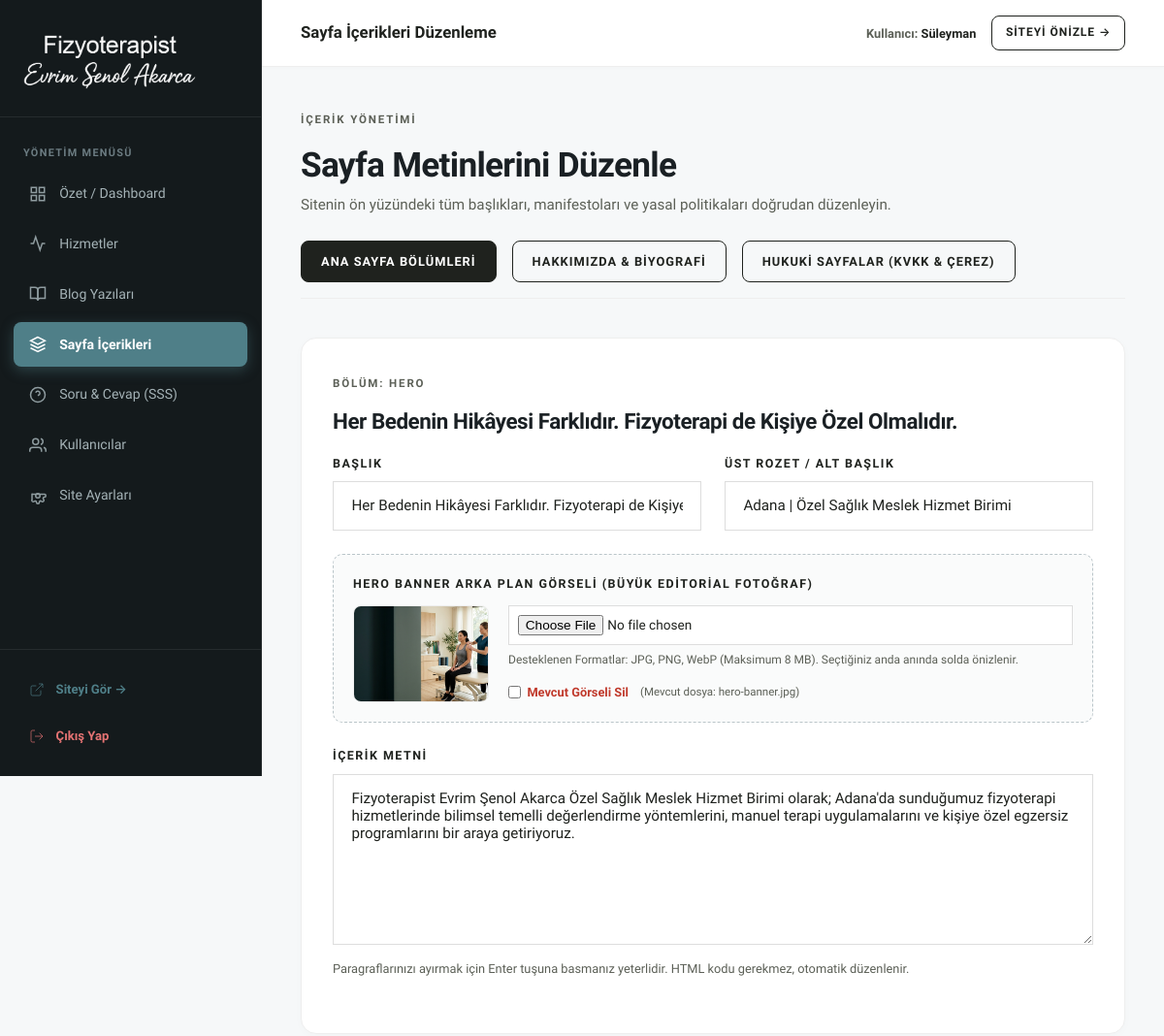
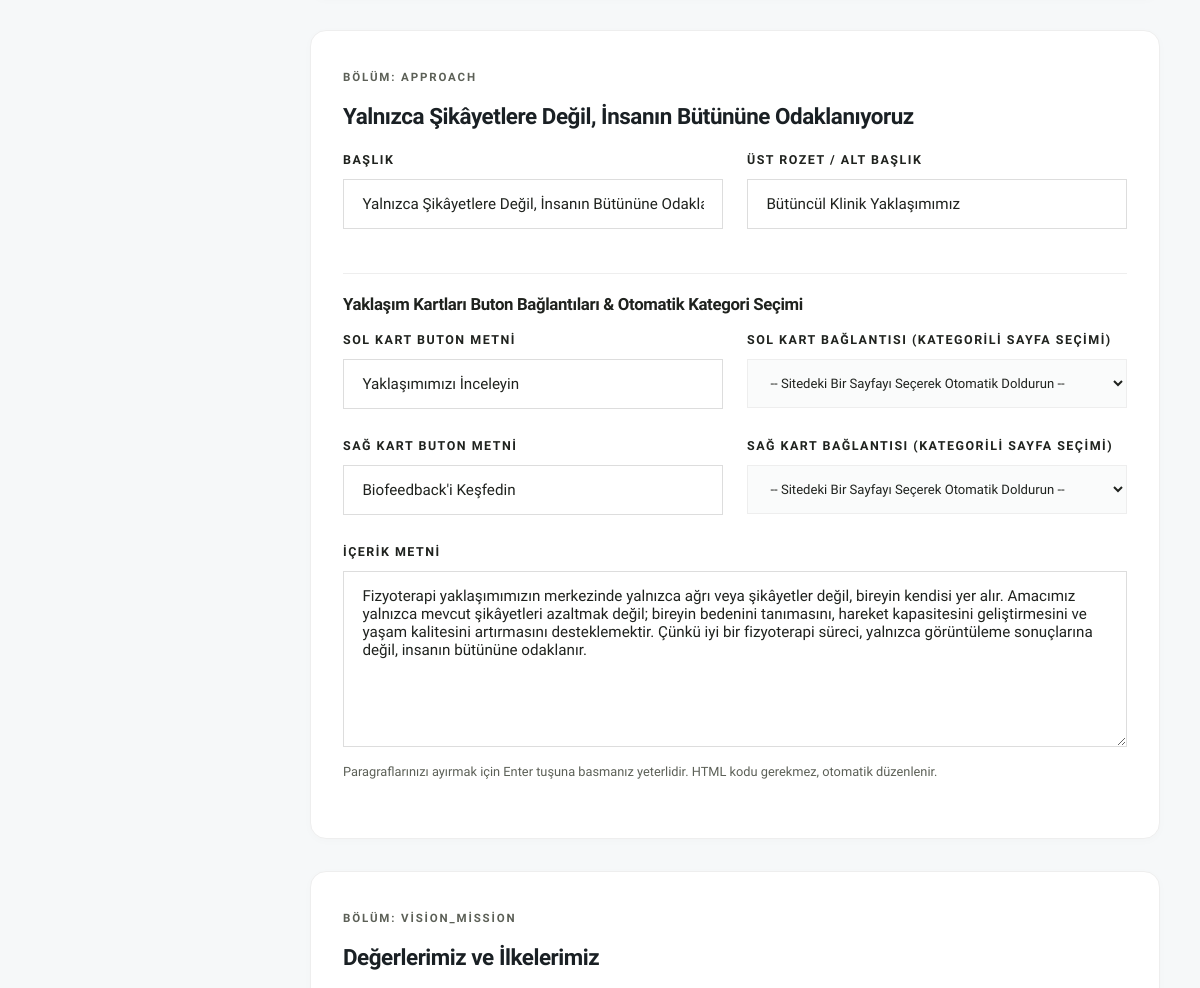
/xpanel/pages.php (signed in, upper part), run on an earlier commit of the app's database (2 pictures, top to bottom).
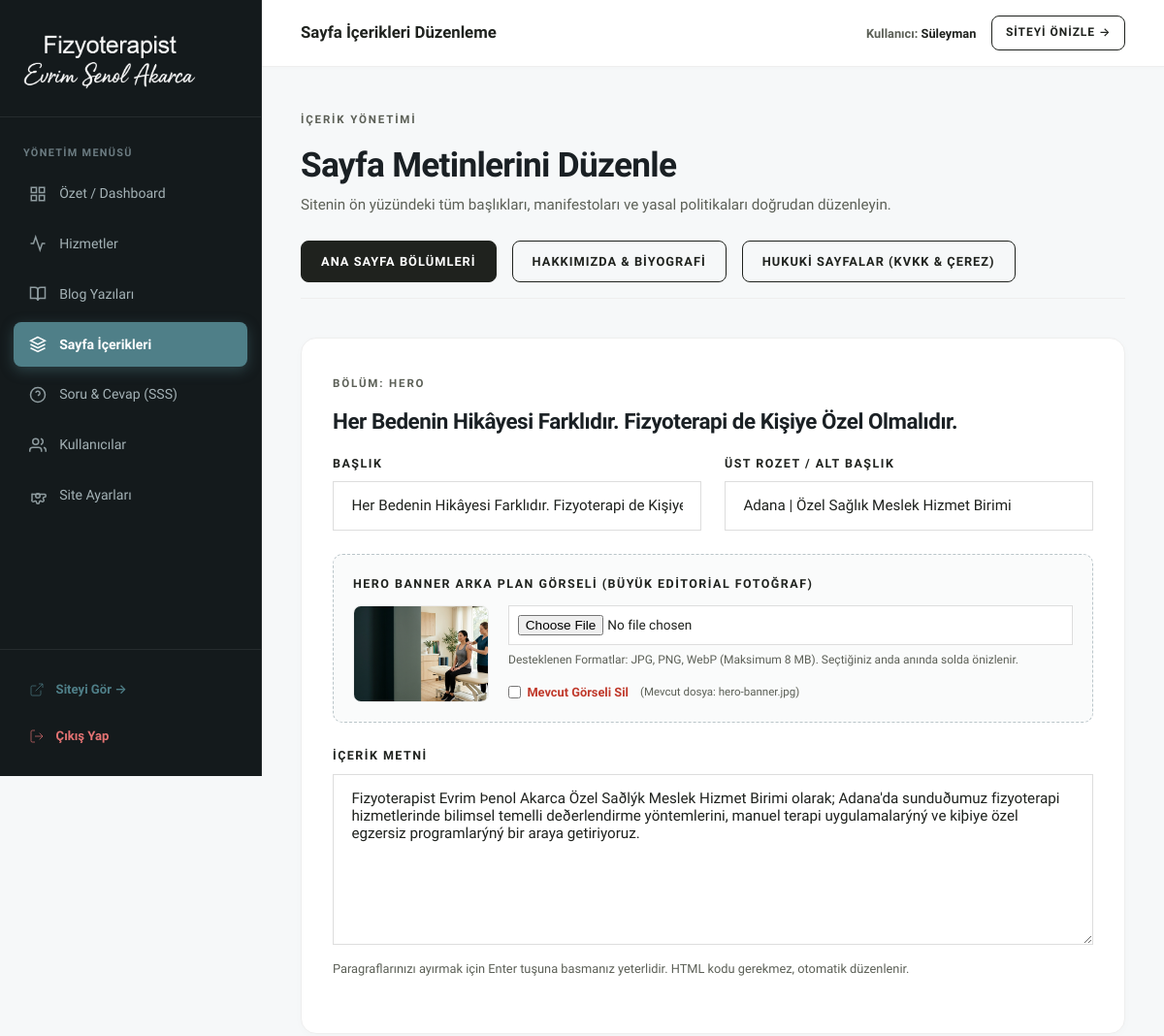
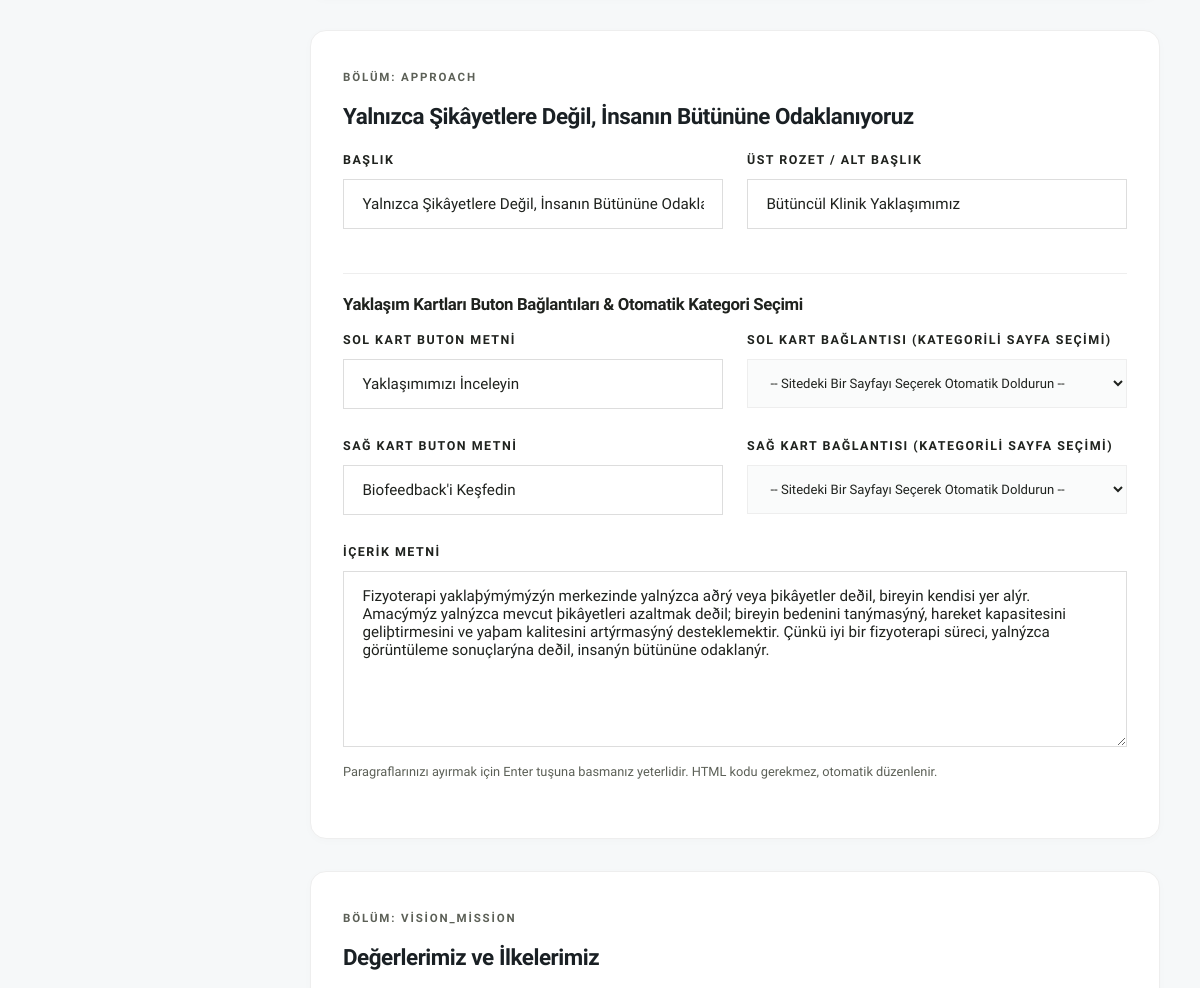
And on a later commit of the database (2 pictures, top to bottom).
### tables this page shows
CREATE TABLE `pages_content` (
  `id` int(11) NOT NULL AUTO_INCREMENT,
  `page_key` varchar(50) NOT NULL,
  `section_key` varchar(50) NOT NULL,
  `title` varchar(255) DEFAULT NULL,
  `subtitle` varchar(255) DEFAULT NULL,
  `content` longtext DEFAULT NULL,
  `extra_data` longtext DEFAULT NULL CHECK (json_valid(`extra_data`)),
  `updated_at` timestamp NOT NULL DEFAULT current_timestamp() ON UPDATE current_timestamp(),
  PRIMARY KEY (`id`),
  UNIQUE KEY `idx_page_section` (`page_key`,`section_key`)
);

### xpanel/pages.php (the view, shortened to what the rows shown need)
<?php
$db = get_db();
$selectedPage = $_GET['page'] ?? 'home';
$stmt = $db->prepare("SELECT * FROM pages_content WHERE page_key = :pk ORDER BY id ASC");
$stmt->execute([':pk' => $selectedPage]);
$pageSections = $stmt->fetchAll();
require_once __DIR__ . '/includes/header.php';
?>
<div style="margin-bottom: 2.5rem;">
    <h1 style="font-size: 2.2rem; font-weight: 700;">Sayfa Metinlerini Düzenle</h1>
</div>
<form method="POST" action="" enctype="multipart/form-data">
    <?php foreach ($pageSections as $sec):
        $extraData = !empty($sec['extra_data']) ? json_decode($sec['extra_data'], true) : [];
    ?>
    <div class="admin-card">
        <span class="badge-tag">Bölüm: <?= e($sec['section_key']) ?></span>
        <h2 style="font-size: 1.4rem; margin-bottom: 1.25rem;"><?= e($sec['title'] ?: $sec['section_key']) ?></h2>
        <div style="display: grid; grid-template-columns: 1fr 1fr; gap: 1.5rem;">
            <div class="form-group">
                <label class="form-label">Başlık</label>
                <input type="text" name="sections[<?= e($sec['section_key']) ?>][title]" class="form-control" value="<?= e($sec['title']) ?>">
            </div>
            <div class="form-group">
                <label class="form-label">Üst Rozet / Alt Başlık</label>
                <input type="text" name="sections[<?= e($sec['section_key']) ?>][subtitle]" class="form-control" value="<?= e($sec['subtitle']) ?>">
            </div>
        </div>
        <?php if ($sec['section_key'] === 'hero'): ?>
        <?= render_image_uploader('hero_image', $extraData['image_url'] ?? 'assets/img/hero-banner.jpg', 'heroBannerPreview', 'Hero Banner Arka Plan Görseli (Büyük Editorial Fotoğraf)') ?>
        <?php endif; ?>
        <?php if ($sec['section_key'] === 'approach'): ?>
        <div style="border-top: 1px solid var(--border-subtle); padding-top: 1.25rem; margin-top: 1.25rem; margin-bottom: 1.25rem;">
            <h3 style="font-size: 1.05rem; margin-bottom: 1rem; color: var(--text-dark);">Yaklaşım Kartları Buton Bağlantıları & Otomatik Kategori Seçimi</h3>
            <div style="display: grid; grid-template-columns: 1fr 1fr; gap: 1.5rem; margin-bottom: 1.25rem;">
                <div class="form-group" style="margin-bottom: 0;">
                    <label class="form-label">Sol Kart Buton Metni</label>
                    <input type="text" name="approach_btn1_text" class="form-control" value="<?= e($extraData['btn1_text'] ?? 'Yaklaşımımızı İnceleyin') ?>">
                </div>
                <div class="form-group" style="margin-bottom: 0;">
                    <label class="form-label">Sol Kart Bağlantısı (Kategorili Sayfa Seçimi)</label>
                    <?= render_page_selector_dropdown('approach_btn1_url', $extraData['btn1_url'] ?? url('hakkimizda'), 'Sol Kart Bağlantısı') ?>
                </div>
            </div>
            <div style="display: grid; grid-template-columns: 1fr 1fr; gap: 1.5rem;">
                <div class="form-group" style="margin-bottom: 0;">
                    <label class="form-label">Sağ Kart Buton Metni</label>
                    <input type="text" name="approach_btn2_text" class="form-control" value="<?= e($extraData['btn2_text'] ?? "Biofeedback'i Keşfedin") ?>">
                </div>
                <div class="form-group" style="margin-bottom: 0;">
                    <label class="form-label">Sağ Kart Bağlantısı (Kategorili Sayfa Seçimi)</label>
                    <?= render_page_selector_dropdown('approach_btn2_url', $extraData['btn2_url'] ?? url('hizmetler/pelvik-taban-fizyoterapisi'), 'Sağ Kart Bağlantısı') ?>
                </div>
            </div>
        </div>
        <?php endif; ?>
        <div class="form-group">
            <label class="form-label">İçerik Metni</label>
            <textarea name="sections[<?= e($sec['section_key']) ?>][content]" class="form-control" rows="8"><?= e(html_to_plain_text($sec['content'])) ?></textarea>
            <small style="color: var(--text-muted); font-size: 0.8rem; margin-top: 0.35rem; display: block;">
                Paragraflarınızı ayırmak için Enter tuşuna basmanız yeterlidir. HTML kodu gerekmez, otomatik düzenlenir.
            </small>
        </div>
    </div>
    <?php endforeach; ?>
</form>
<?php require_once __DIR__ . '/includes/footer.php'; ?>

### includes/functions.php (shortened to what the rows shown need)
<?php
function get_db(): PDO {
    static $pdo = null;
    if ($pdo === null) {
        $dsn = sprintf('mysql:host=%s;dbname=%s;charset=%s', DB_HOST, DB_NAME, DB_CHARSET);
        $options = [
            PDO::ATTR_ERRMODE            => PDO::ERRMODE_EXCEPTION,
            PDO::ATTR_DEFAULT_FETCH_MODE => PDO::FETCH_ASSOC,
            PDO::ATTR_EMULATE_PREPARES   => false,
            PDO::MYSQL_ATTR_INIT_COMMAND => "SET NAMES utf8mb4 COLLATE utf8mb4_unicode_ci"
        ];
        try {
            $pdo = new PDO($dsn, DB_USER, DB_PASS, $options);
        } catch (PDOException $e) {
            error_log('Veritabanı bağlantı hatası: ' . $e->getMessage());
            die('Veritabanı bağlantısı kurulamadı. Lütfen daha sonra tekrar deneyiniz.');
        }
    }
    return $pdo;
}
function e(?string $string): string {
    return htmlspecialchars((string)$string, ENT_QUOTES, 'UTF-8');
}
function get_setting(string $key, ?string $default = ''): string {
    static $settingsCache = null;
    if ($settingsCache === null) {
        try {
            $stmt = get_db()->query("SELECT key_name, key_value FROM site_settings");
            $settingsCache = $stmt->fetchAll(PDO::FETCH_KEY_PAIR);
        } catch (Exception $e) {
            $settingsCache = [];
        }
    }
    return $settingsCache[$key] ?? (string)$default;
}
function url(string $path = ''): string {
    $path = ltrim($path, '/');
    return BASE_URL . ($path ? '/' . $path : '');
}
function html_to_plain_text(?string $html): string {
    $text = preg_replace('/<\/p>\s*<p[^>]*>/i', "\n\n", $html);
    $text = preg_replace('/<\/(p|div|h[1-6]|li)>/i', "\n\n", $text);
    $text = preg_replace('/<br\s*\/?>/i', "\n", $text);
    $text = strip_tags($text);
    $text = html_entity_decode($text, ENT_QUOTES, 'UTF-8');
    return trim($text);
}
function get_categorized_site_links(): array {
    $db = get_db();
    $categories = [];
    $categories['Ana Sayfalar'] = [
        '/' => 'Ana Sayfa',
        '/hakkimizda' => 'Hakkımızda & Yaklaşımımız',
        '/hizmetlerimiz' => 'Tüm Hizmetlerimiz',
        '/blog' => 'Blog & Sağlık Rehberi',
        '/tarifler' => 'Klinik Sağlıklı Tarifler',
        '/sss' => 'Sıkça Sorulan Sorular (SSS)',
        '/iletisim' => 'İletişim & Konum'
    ];
    try {
        $services = $db->query("SELECT title, slug FROM services WHERE is_active = 1 ORDER BY display_order ASC")->fetchAll();
        if (!empty($services)) {
            $categories['Uzmanlık Alanlarımız'] = [];
            foreach ($services as $s) {
                $categories['Uzmanlık Alanlarımız']['/hizmetler/' . $s['slug']] = $s['title'];
            }
        }
    } catch (Exception $e) {}
    try {
        $posts = $db->query("SELECT title, slug FROM blog_posts WHERE is_active = 1 ORDER BY id DESC LIMIT 20")->fetchAll();
        if (!empty($posts)) {
            $categories['Blog Yazıları'] = [];
            foreach ($posts as $p) {
                $categories['Blog Yazıları']['/blog/' . $p['slug']] = $p['title'];
            }
        }
    } catch (Exception $e) {}
    $categories['Yasal & KVKK Sayfaları'] = [
        '/kvkk' => 'KVKK Aydınlatma Metni',
        '/cerez-politikasi' => 'Çerez Politikası',
        '/yasal-uyari' => 'Yasal Uyarı & Tıbbi Teşhis Reddi'
    ];
    $waRaw = get_setting('whatsapp_raw');
    $phoneRaw = get_setting('phone_raw');
    $phone = get_setting('phone');
    $categories['Hızlı İletişim Kanalları'] = [
        'https://wa.me/' . $waRaw => 'WhatsApp Danışma & Randevu Hattı',
        'tel:' . $phoneRaw => 'Klinik Telefon Araması (' . $phone . ')'
    ];
    return $categories;
}
function render_page_selector_dropdown(string $targetInputId, ?string $currentValue = ''): string {
    $categories = get_categorized_site_links();
    $html = '<div class="page-selector-box" style="margin-bottom: 0.5rem;">';
    $html .= '<select class="form-control" style="font-size: 0.82rem; background-color: #FAFBFB; border-color: var(--border-subtle);" onchange="if(this.value){ document.getElementById(\'' . e($targetInputId) . '\').value = this.value; }">';
    $html .= '<option value="">-- Sitedeki Bir Sayfayı Seçerek Otomatik Doldurun --</option>';
    foreach ($categories as $catTitle => $links) {
        $html .= '<optgroup label="' . e($catTitle) . '">';
        foreach ($links as $url => $label) {
            $selected = ($currentValue === $url) ? ' selected' : '';
            $html .= '<option value="' . e($url) . '"' . $selected . '>' . e($label) . ' &rarr; ' . e($url) . '</option>';
        }
        $html .= '</optgroup>';
    }
    $html .= '</select>';
    $html .= '</div>';
    return $html;
}
function render_image_uploader(string $fieldName, ?string $currentImageUrl, string $previewId, string $label = 'Görsel Yükle'): string {
    $hasImage = !empty($currentImageUrl) && file_exists(__DIR__ . '/../' . ltrim($currentImageUrl, '/'));
    $displayUrl = $hasImage ? url($currentImageUrl) : '';
    $html = '<div class="admin-image-uploader-card" style="border: 1px dashed #BAC5C9; border-radius: 10px; padding: 1.25rem; background-color: #FAFBFB; margin-bottom: 1.5rem;">';
    $html .= '<label class="form-label" style="margin-bottom: 0.75rem; font-weight: 700;">' . e($label) . '</label>';
    $html .= '<div style="display: flex; gap: 1.25rem; align-items: flex-start; flex-wrap: wrap;">';
    $html .= '<div style="width: 140px; height: 100px; border-radius: 8px; border: 1px solid var(--border-subtle); background-color: #FFFFFF; overflow: hidden; display: flex; align-items: center; justify-content: center; position: relative;">';
    if ($hasImage) {
        $html .= '<img id="' . e($previewId) . '" src="' . e($displayUrl) . '" alt="Önizleme" style="width: 100%; height: 100%; object-fit: cover;">';
    } else {
        $html .= '<img id="' . e($previewId) . '" src="" alt="Önizleme" style="width: 100%; height: 100%; object-fit: cover; display: none;">';
        $html .= '<span id="' . e($previewId) . '_placeholder" style="font-size: 0.75rem; color: var(--text-muted); text-align: center; padding: 0.5rem;">Görsel Yok</span>';
    }
    $html .= '</div>';
    $html .= '<div style="flex-grow: 1; min-width: 200px;">';
    $html .= '<input type="file" name="' . e($fieldName) . '" id="' . e($fieldName) . '" accept="image/jpeg,image/png,image/webp" class="form-control" style="font-size: 0.85rem; padding: 0.55rem; background: #fff;" onchange="previewImageFile(this, \'' . e($previewId) . '\')">';
    $html .= '<small style="color: var(--text-muted); font-size: 0.75rem; display: block; margin-top: 0.4rem;">Desteklenen Formatlar: JPG, PNG, WebP (Maksimum 8 MB). Seçtiğiniz anda anında solda önizlenir.</small>';
    if ($hasImage) {
        $html .= '<div style="margin-top: 0.75rem; display: flex; align-items: center; gap: 0.75rem;">';
        $html .= '<label style="display: inline-flex; align-items: center; gap: 0.4rem; font-size: 0.8rem; color: #C0392B; cursor: pointer; font-weight: 700;">';
        $html .= '<input type="checkbox" name="delete_' . e($fieldName) . '" value="1"> Mevcut Görseli Sil';
        $html .= '</label>';
        $html .= '<span style="font-size: 0.72rem; color: var(--text-muted);">(Mevcut dosya: ' . e(basename($currentImageUrl)) . ')</span>';
        $html .= '</div>';
    }
    $html .= '</div>';
    $html .= '</div>';
    $html .= '</div>';
    return $html;
}

What changed in the data, as far as the page shows it:
changed pages_content "Her Bedenin Hikâyesi Farklıdır. Fizyoterapi de Kişiye Özel Olmalıdır.": section_key+content "Fizyoterapist Evrim Şenol Akarca Özel Sağlık Meslek Hizmet Birimi olarak; Adana'da sunduğumuz fizyoterapi hizmetlerinde bilimsel temelli değerlendirme yöntemlerini, manuel terapi uygulamalarını ve kişiye özel egzersiz programlarını bir araya getiriyoruz." → "Fizyoterapist Evrim Þenol Akarca Özel Saðlýk Meslek Hizmet Birimi olarak; Adana'da sunduðumuz fizyoterapi hizmetlerinde bilimsel temelli deðerlendirme yöntemlerini, manuel terapi uygulamalarýný ve kiþiye özel egzersiz programlarýný bir araya getiriyoruz."
changed pages_content "Yalnızca Şikâyetlere Değil, İnsanın Bütününe Odaklanıyoruz": section_key+content "Fizyoterapi yaklaşımımızın merkezinde yalnızca ağrı veya şikâyetler değil, bireyin kendisi yer alır. Amacımız yalnızca mevcut şikâyetleri azaltmak değil; bireyin bedenini tanımasını, hareket kapasitesini geliştirmesini ve yaşam kalitesini artırmasını desteklemektir. Çünkü iyi bir fizyoterapi süreci, yalnızca görüntüleme sonuçlarına değil, insanın bütününe odaklanır." → "Fizyoterapi yaklaþýmýmýzýn merkezinde yalnýzca aðrý veya þikâyetler deðil, bireyin kendisi yer alýr. Amacýmýz yalnýzca mevcut þikâyetleri azaltmak deðil; bireyin bedenini tanýmasýný, hareket kapasitesini geliþtirmesini ve yaþam kalitesini artýrmasýný desteklemektir. Çünkü iyi bir fizyoterapi süreci, yalnýzca görüntüleme sonuçlarýna deðil, insanýn bütününe odaklanýr."
